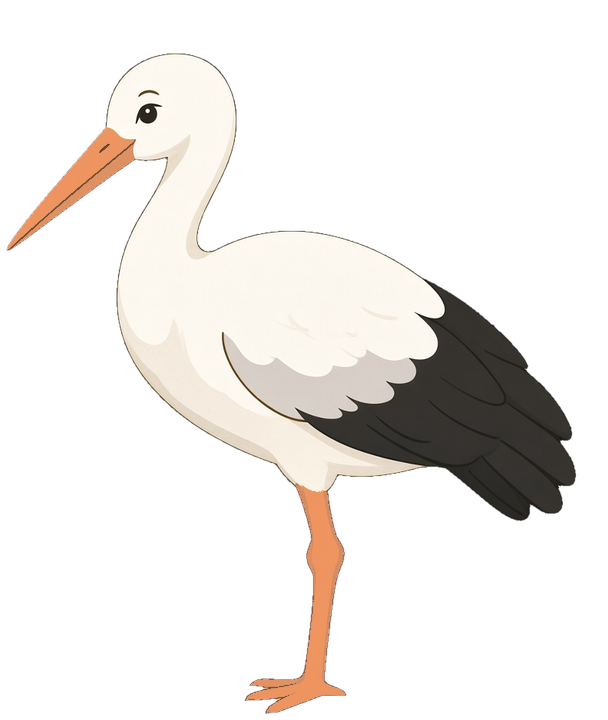
#> input picture godot-proto/art/lesson_a/pic_aist.png, 608 x 720 px, found by its file name
$ python make_provisional.py
#> lines starting #> are read from the running program, lines starting #| are printed output that depends on the picture
#!/usr/bin/env python3
"""Временная (provisional) графика из утверждённых эскизов стиля ../art/sketches/ → res://art_provisional/.
Эскизы пока на кремовой подложке: подложку, связанную с краем кадра, делаем прозрачной (мягкий край).
Когда художник сдаст прозрачные PNG 2×, их кладут в res://art/<тот же путь> — они автоматически
важнее provisional (порядок поиска: art/ → art_provisional/ → art_placeholder/). Эту папку тогда можно удалить.
Эскизы сделаны ИИ-генератором: только для прототипа и демо (см. ../art/licensing-notes.md)."""
import os
import numpy as np
from PIL import Image, ImageDraw, ImageFilter

ROOT = os.path.dirname(os.path.dirname(os.path.abspath(__file__)))
SK = os.path.join(ROOT, "..", "art", "sketches")
# эскиз → путь по соглашению (относительно res://art_provisional/), обрезать ли по содержимому
# пороги: расстояние до цвета подложки < t_in — прозрачно, > t_out — непрозрачно; белые объекты требуют малых порогов;
# all_bg=True — убирать подложку и внутри замкнутых контуров (просвет буквы А)
MAP = [
    ("sketch_pic_aist.png", "lesson_a/pic_aist.png", False, None, None, False),   # белый аист ≈ цвет подложки: не вырезаем, оставляем кремовую карточку со скруглёнными углами
    ("sketch_pic_aist.png", "common/reward/reward_sticker_aist.png", False, None, None, False),   # наклейка-аист в сцене 10 — тот же эскиз
    ("sketch_letter_a_upper_red.png", "letters/letter_a_upper.png", True, 10.0, 20.0, True),
    ("sketch_alya_fullbody.png", "characters/alya/alya_ref.png", False, 30.0, 56.0, False),
    ("sketch_alya_fullbody.png", "lesson_a/pic_alya_card.png", "card", None, None, False),   # портрет-карточка: верх эскиза в кремовой рамке
]

# [66 lines left out: functions key, recolor_red_to_mustard, recolor_blue, to_vowel_red, not called in this run]

for src, dst, trim, t_in, t_out, all_bg in MAP:
    p = os.path.join(SK, src)
    if not os.path.exists(p):
        print("нет эскиза", src); continue
    if trim == "card":       # портрет по пояс: верхние ~55 % эскиза, квадрат
        src_im = Image.open(p).convert("RGBA")
        w0 = src_im.width
        top = int(src_im.height * 0.02)
        src_im = src_im.crop((0, top, w0, top + w0))
        im = src_im
        m = Image.new("L", im.size, 0)
        ImageDraw.Draw(m).rounded_rectangle((0, 0, im.width - 1, im.height - 1), radius=im.width // 12, fill=255)
        im.putalpha(m)
        frame = ImageDraw.Draw(im)
        frame.rounded_rectangle((4, 4, im.width - 5, im.height - 5), radius=im.width // 12, outline=(150, 120, 80, 255), width=10)
        trim = False
    elif t_in is None:
        im = Image.open(p).convert("RGBA")
        m = Image.new("L", im.size, 0)
        ImageDraw.Draw(m).rounded_rectangle((0, 0, im.width - 1, im.height - 1), radius=im.width // 12, fill=255)
        im.putalpha(m)
    else:
        im = key(Image.open(p), t_in, t_out, all_bg)
    if trim:
        bb = im.getchannel("A").filter(ImageFilter.MedianFilter(7)).point(lambda v: 255 if v > 160 else 0).getbbox()
        if bb:
            pad = int(max(im.size) * 0.03)
            im = im.crop((max(0, bb[0] - pad), max(0, bb[1] - pad), min(im.width, bb[2] + pad), min(im.height, bb[3] + pad)))
    if "letter_a" in src:
        im = to_vowel_red(im)
    if "alya" in src:
        im = recolor_red_to_mustard(im)
        im = recolor_blue(im)
    o = os.path.join(ROOT, "art_provisional", dst)
    os.makedirs(os.path.dirname(o), exist_ok=True)
    im.save(o, optimize=True)
    print(src, "→ art_provisional/" + dst, im.size)
#> pass 2 of the loop `for src, dst, trim, t_in, t_out, all_bg in MAP:`:

# ---------- стиль v2 (утверждён пользователем 21.10.2026): ../art/sketches/v2/ ----------
# Прозрачные PNG 2×: кладём поверх v1 (тот же путь в art_provisional/). Паровоз смотрит НОСОМ ВЛЕВО
# (труба и фонарь слева): ui_train_engine.png v2 уже так нарисован — отражать не нужно.
V2 = os.path.join(SK, "v2")
V2_MAP = [
    ("pic_host_alya.png", "characters/alya/alya_ref.png", "copy"),
    ("pic_host_alya.png", "lesson_a/pic_alya_card.png", "card"),
    ("pic_aist.png", "lesson_a/pic_aist.png", "copy"),
    ("pic_aist.png", "common/reward/reward_sticker_aist.png", "copy"),
    ("bg_meadow_v2.png", "common/bg/bg_meadow.png", "copy"),
    ("ui_train_engine.png", "common/ui/ui_train_engine.png", "copy"),
    ("ui_train_mid.png", "common/ui/ui_train_mid.png", "copy"),
    ("ui_train_end.png", "common/ui/ui_train_end.png", "copy"),
    ("ui_btn_start.png", "common/ui/ui_btn_start.png", "copy"),
    ("ui_btn_next.png", "common/ui/ui_btn_next.png", "copy"),
    ("ui_btn_back.png", "common/ui/ui_btn_back.png", "copy"),
]
if os.path.isdir(V2):
    for src, dst, mode in V2_MAP:
        p = os.path.join(V2, src)
        if not os.path.exists(p):
            print("нет эскиза v2", src); continue
        im = Image.open(p).convert("RGBA")
        if mode == "flip":
            im = im.transpose(Image.FLIP_LEFT_RIGHT)
        elif mode == "card":   # портрет по грудь в кремовой карточке с коричневой рамкой, 800×800 (2×)
            w0 = im.width
            bust = im.crop((0, 0, w0, w0)).resize((680, 680), Image.LANCZOS)
            card = Image.new("RGBA", (800, 800), (0, 0, 0, 0))
            d = ImageDraw.Draw(card)
            d.rounded_rectangle((4, 4, 795, 795), radius=64, fill=(246, 236, 214, 255), outline=(135, 88, 51, 255), width=12)
            card.alpha_composite(bust, (60, 80))
            m = Image.new("L", card.size, 0)
            ImageDraw.Draw(m).rounded_rectangle((16, 16, 783, 783), radius=56, fill=255)
            inner = Image.composite(card, Image.new("RGBA", card.size, (0, 0, 0, 0)), m)
            d2 = ImageDraw.Draw(inner)
            d2.rounded_rectangle((4, 4, 795, 795), radius=64, outline=(135, 88, 51, 255), width=12)
            im = inner
        o = os.path.join(ROOT, "art_provisional", dst)
        os.makedirs(os.path.dirname(o), exist_ok=True)
        im.save(o, optimize=True)
        print("v2", src, "→ art_provisional/" + dst, im.size, mode)

# паровозик сцены 3: финальная графика художника (раунд 9) лежит в art/common/ui/ (ui_train_end/mid/engine, ui_train_wheel*,
# ui_train_steam_*, ui_train_rails) — провизорные копии эскизов v3 больше не нужны.

# ---------- кнопки сцены 4 (25.10.2026): Аля говорит «нажми на красный кружок… / на серый» ----------
# ui_hear_yes — красный круг #D93A2B с тёмной обводкой (чёрную «А» сверху рисует код шрифтом урока, hear.yes_letter);
# ui_hear_no — серый круг с тёмно-серым крестиком #3C3C3C (в уроке нет красных крестиков). 352×352 = 176 логич.
def hear_btn(name, fill, cross=False):
#> called with name = 'ui_hear_yes', fill = (217, 58, 43, 255), cross = False
    S = 4 * 352
    im = Image.new("RGBA", (S, S), (0, 0, 0, 0))
#> im: PIL image 1408x1408 RGBA; every value is 0
    d = ImageDraw.Draw(im)
    d.ellipse((12, 12, S - 13, S - 13), fill=(60, 50, 40, 255))
    d.ellipse((12 + 40, 12 + 40, S - 13 - 40, S - 13 - 40), fill=fill)
    if cross:
        c, a, w = S / 2, S * 0.2, int(S * 0.075)
        for (x0, y0, x1, y1) in [(c - a, c - a, c + a, c + a), (c - a, c + a, c + a, c - a)]:
            d.line((x0, y0, x1, y1), fill=(60, 60, 60, 255), width=w)
            for x, y in [(x0, y0), (x1, y1)]:
                d.ellipse((x - w / 2, y - w / 2, x + w / 2, y + w / 2), fill=(60, 60, 60, 255))
    im = im.resize((352, 352), Image.LANCZOS)
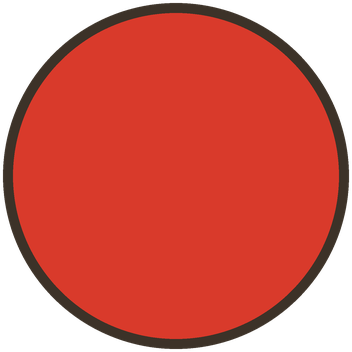
#> im: PIL image 352x352 RGBA; mean R, G, B, A 152.2, 44, 32.8, 193.5; transparent parts drawn white
    o = os.path.join(ROOT, "art_provisional", "common/ui", name + ".png")
    im.save(o, optimize=True)
    print("s04", name, "→ art_provisional/common/ui/" + name + ".png")

hear_btn("ui_hear_yes", (217, 58, 43, 255))
hear_btn("ui_hear_no", (176, 172, 165, 255), cross=True)
#> call 2 of hear_btn, with name = 'ui_hear_no', fill = (176, 172, 165, 255), cross = True
#> in hear_btn (call 2), `im = im.resize((352, 352), Image.LANCZOS)`:
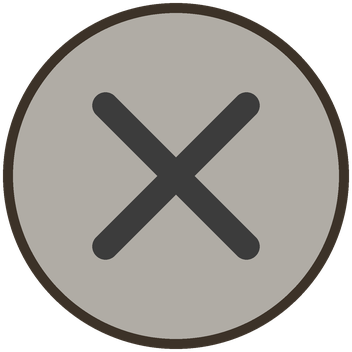
#> im: PIL image 352x352 RGBA; mean R, G, B, A 114.3, 110.9, 105.7, 193.5; transparent parts drawn white

# ---------- аист (раунд 13, 26.10.2026): финал художника с новым клювом поверх старых эскизов ----------
# В эскизах v1/v2 клюв старый (#E07A4E). Провизорные копии берём из финала ../art/lesson_a/pic_aist.png и
# ../art/common/reward/reward_sticker_aist.png (вписываем в тот же холст 623×720, по центру), чтобы старого клюва нигде не было.
FIN = os.path.join(ROOT, "..", "art")
for src, dst in [("lesson_a/pic_aist.png", "lesson_a/pic_aist.png"),
                 ("common/reward/reward_sticker_aist.png", "common/reward/reward_sticker_aist.png")]:
    p = os.path.join(FIN, src)
    if not os.path.exists(p):
        print("нет финала", src); continue
    im = Image.open(p).convert("RGBA")
#> im is the input picture: PIL image 608x720 RGBA; mean R, G, B, A 50, 46.5, 43.2, 65.4
    W, H = 623, 720
    k = min(W / im.width, H / im.height)
#> k = 1
    im = im.resize((round(im.width * k), round(im.height * k)), Image.LANCZOS)
    c = Image.new("RGBA", (W, H), (0, 0, 0, 0))
#> c: PIL image 623x720 RGBA; every value is 0
    c.alpha_composite(im, ((W - im.width) // 2, (H - im.height) // 2))
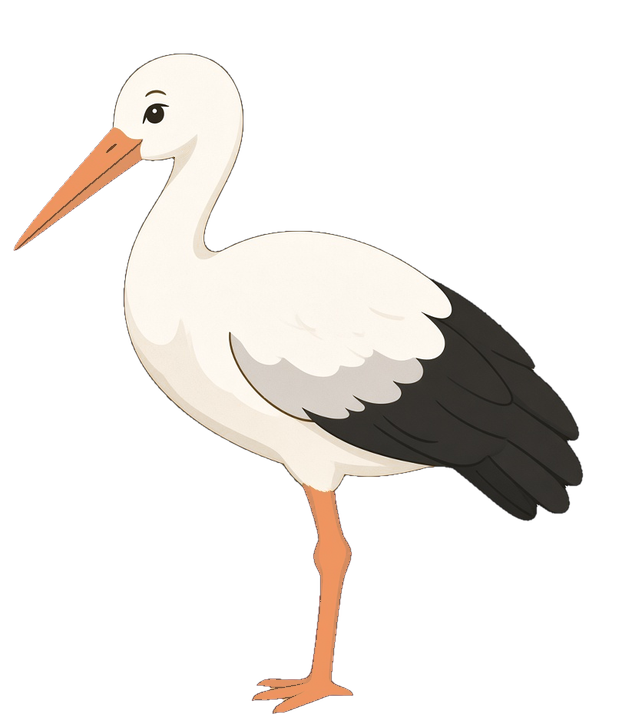
#> c: PIL image 623x720 RGBA; mean R, G, B, A 48.8, 45.3, 42.1, 63.9; transparent parts drawn white
    o = os.path.join(ROOT, "art_provisional", dst)
    c.save(o, optimize=True)
    print("финал", src, "→ art_provisional/" + dst, c.size)
#| финал lesson_a/pic_aist.png → art_provisional/lesson_a/pic_aist.png (623, 720)
#> pass 2 of the loop `for src, dst in [("lesson_a/pic_aist.png", "lesson_a/pic_aist.png"),`:
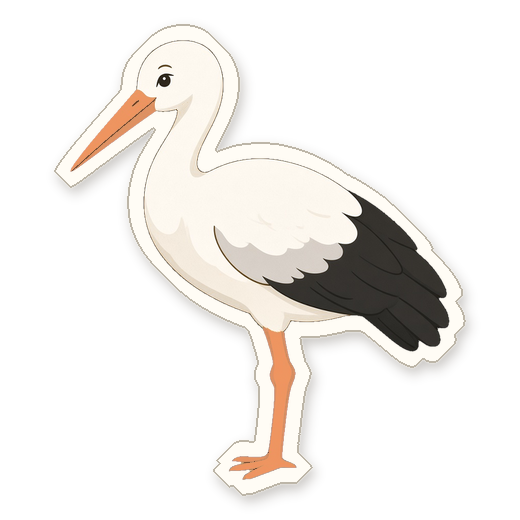
#> input picture godot-proto/art/common/reward/reward_sticker_aist.png, 520 x 520 px, found by its file name
#> im is the input picture: PIL image 520x520 RGBA; mean R, G, B, A 103.4, 93.6, 83.4, 72.4
#> `c.alpha_composite(im, ((W - im.width) // 2, (H - im.height) // 2))`:
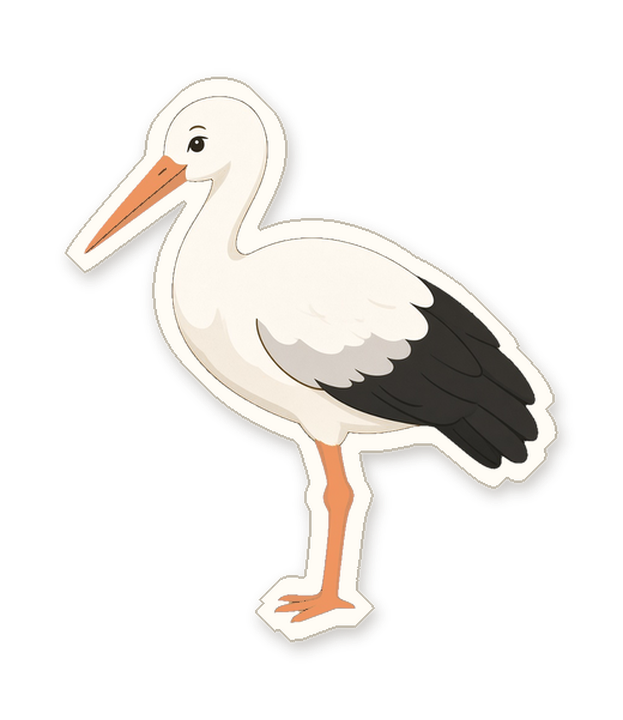
#> c: PIL image 623x720 RGBA; mean R, G, B, A 55.3, 52.6, 49.2, 62.6; transparent parts drawn white
#| финал common/reward/reward_sticker_aist.png → art_provisional/common/reward/reward_sticker_aist.png (623, 720)
